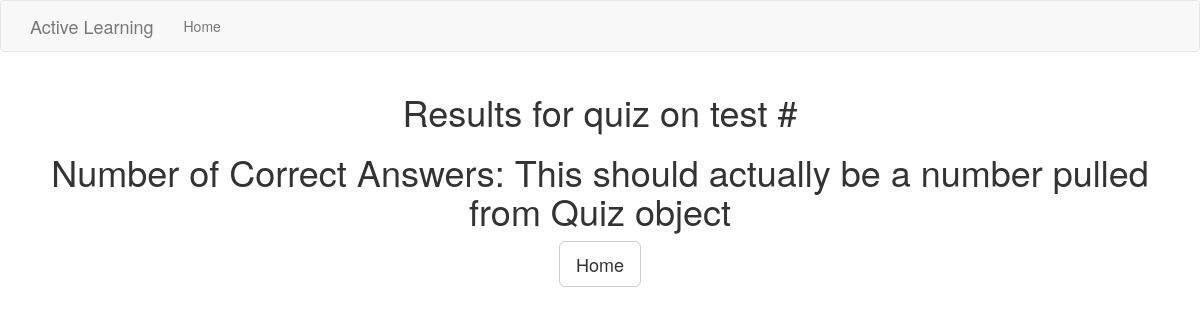
The page /test_results?test_id=38 on the database as committed earlier.
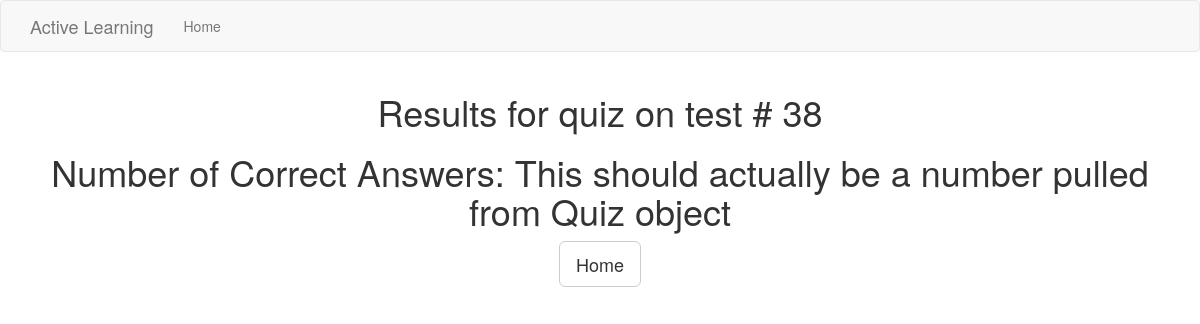
The same page on the database as committed later.
### app/models.py (models this page shows, shortened)
class Test(db.Model):
    __tablename__ = 'test'
    id = db.Column(db.Integer, primary_key = True)
    correct_answers = db.Column(db.Integer)
    bin_id = db.Column(db.Integer, db.ForeignKey('bin.id'))

### app/routes.py (the view)
@app.route('/test_results')
def test_results():
	test_id = request.args.get('test_id')
	return(test_results_controller(test_id))

### app/test_results_controller.py (called while the page is built)
def test_results_controller(test_id):
	test = Test.query.filter_by(id = test_id).first()
	correct_answers = 'This should actually be a number pulled from Quiz object'
	return(render_template('test_results.html', title='Test Resluts', test=test, correct_answers=correct_answers))

### app/templates/test_results.html
{% extends "base.html" %}
{% import 'bootstrap/wtf.html' as wtf %}
{% block content %}
<h1 align="center">Results for quiz on test # {{test.id}}</h1>
<h1 align="center">Number of Correct Answers: {{correct_answers}}</h1>
  <p align="center">
    <a class="btn btn-lg btn-default" id="quizButton" href="{{ url_for('index') }}">Home</a>
  </p>
{% endblock %}

### app/templates/base.html (shortened to what this page needs)
{% extends 'bootstrap/base.html' %}
{% block navbar %}
  <nav class="navbar navbar-default">
    <div class="container">
            <div class="navbar-header">
                <a class="navbar-brand" href="{{ url_for('index') }}">Active Learning</a>
      </div>
  <div class="collapse navbar-collapse" id="bs-example-navbar-collapse-1">
      <ul class="nav navbar-nav">
        <li><a href="{{ url_for('index') }}">Home</a></li>
      </ul>
	</nav>
<div class="container">
{% endblock %}

Rows that differ between the two databases and show on the page:
added Test: id "38"
